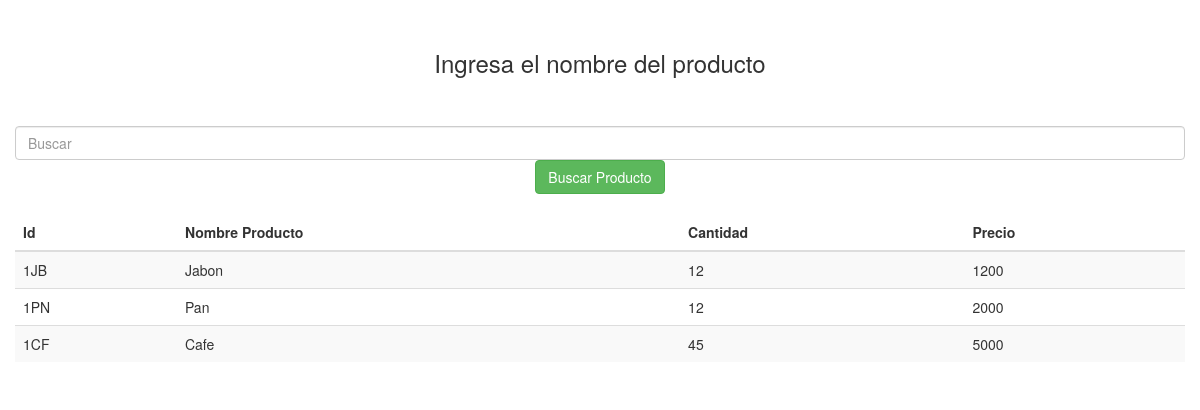
The page /consulta on the database its author committed.
### polls/models.py (models this page shows)
class Producto(models.Model):
	class Meta:
		verbose_name = u"Producto"
		verbose_name_plural  = u"Productos"
	idProducto = models.CharField(max_length=20)#segundos
	Nombre = models.CharField(max_length=50)
	Cantidad = models.CharField(max_length=20)#segundos
	Precio= models.CharField(max_length=100)

### polls/views.py (the view)
# urls.py: path('consulta', views.Consulta, name="Consulta"),
def Consulta(request):
	register_form=Consulta_nombre(request.POST or None)
	if register_form.is_valid():
		print ("entro")
		form_data = register_form.cleaned_data
		title = form_data.get("titulo_Producto")
		print (title)
	objects = Producto.objects.all()
	for cont in objects:
		objects_id=cont.idProducto
		objects_nombre=cont.Nombre
		objects_cantidad=cont.Cantidad
		objects_precio=cont.Precio
	ctx = {
		"objects":objects,
		"objects_id":objects_id,
		"objects_nombre":objects_nombre,
		"objects_cantidad":objects_cantidad,
		"objects_precio":objects_precio,
		'register_form': register_form
	}
	return render(request, "consulta.html", ctx)

### polls/forms.py
class Consulta_nombre(forms.Form):
	titulo_Producto = forms.CharField(max_length=200)
	class Meta:
		model = Producto
		fields=['Nombre']

### polls/template/consulta.html (shortened to what this page needs)
{% load static %}
<!doctype html>
<html lang="ES">
  <head>
    <link rel="stylesheet" href="https://maxcdn.bootstrapcdn.com/bootstrap/3.3.7/css/bootstrap.min.css">
  </head>
   <body class="body">
    <div class="container-fluid">
      <form id="consulta_producto" class="text-center" method="POST" style="padding-bottom: 20px; padding-top: 30px;"> {% csrf_token %}
        <h3>Ingresa el nombre del producto</h3><br><br>
        <input class="form-control col-xs-12 col-sm-12 col-md-12" type="text" placeholder="Buscar" aria-label="Search" name="titulo_producto" required>
        <button class="btn btn-success my-2 my-sm-0" type="submit" value="Buscar_Producto">Buscar Producto</button>
      </form>
      <div>
        <table class="table table-striped">
          <thead>
            <tr>
              <th>Id</th>
              <th>Nombre Producto</th>
              <th>Cantidad</th>
              <th>Precio</th>
            </tr>
          </thead>
          <tbody>
            {% for elem in objects%}
            <tr>
              <td>{{ elem.idProducto }}</td>
              <td>{{ elem.Nombre }}</td>
              <td>{{ elem.Cantidad }}</td>
              <td>{{ elem.Precio }}</td>
            </tr>
             {% endfor %}
          </tbody>
        </table>
      </div>
    </div>
  </body>
</html>

### rows shown on the page
Producto: idProducto "1JB", Nombre "Jabon", Cantidad "12", Precio "1200"
Producto: idProducto "1PN", Nombre "Pan", Cantidad "12", Precio "2000"
Producto: idProducto "1CF", Nombre "Cafe", Cantidad "45", Precio "5000"
